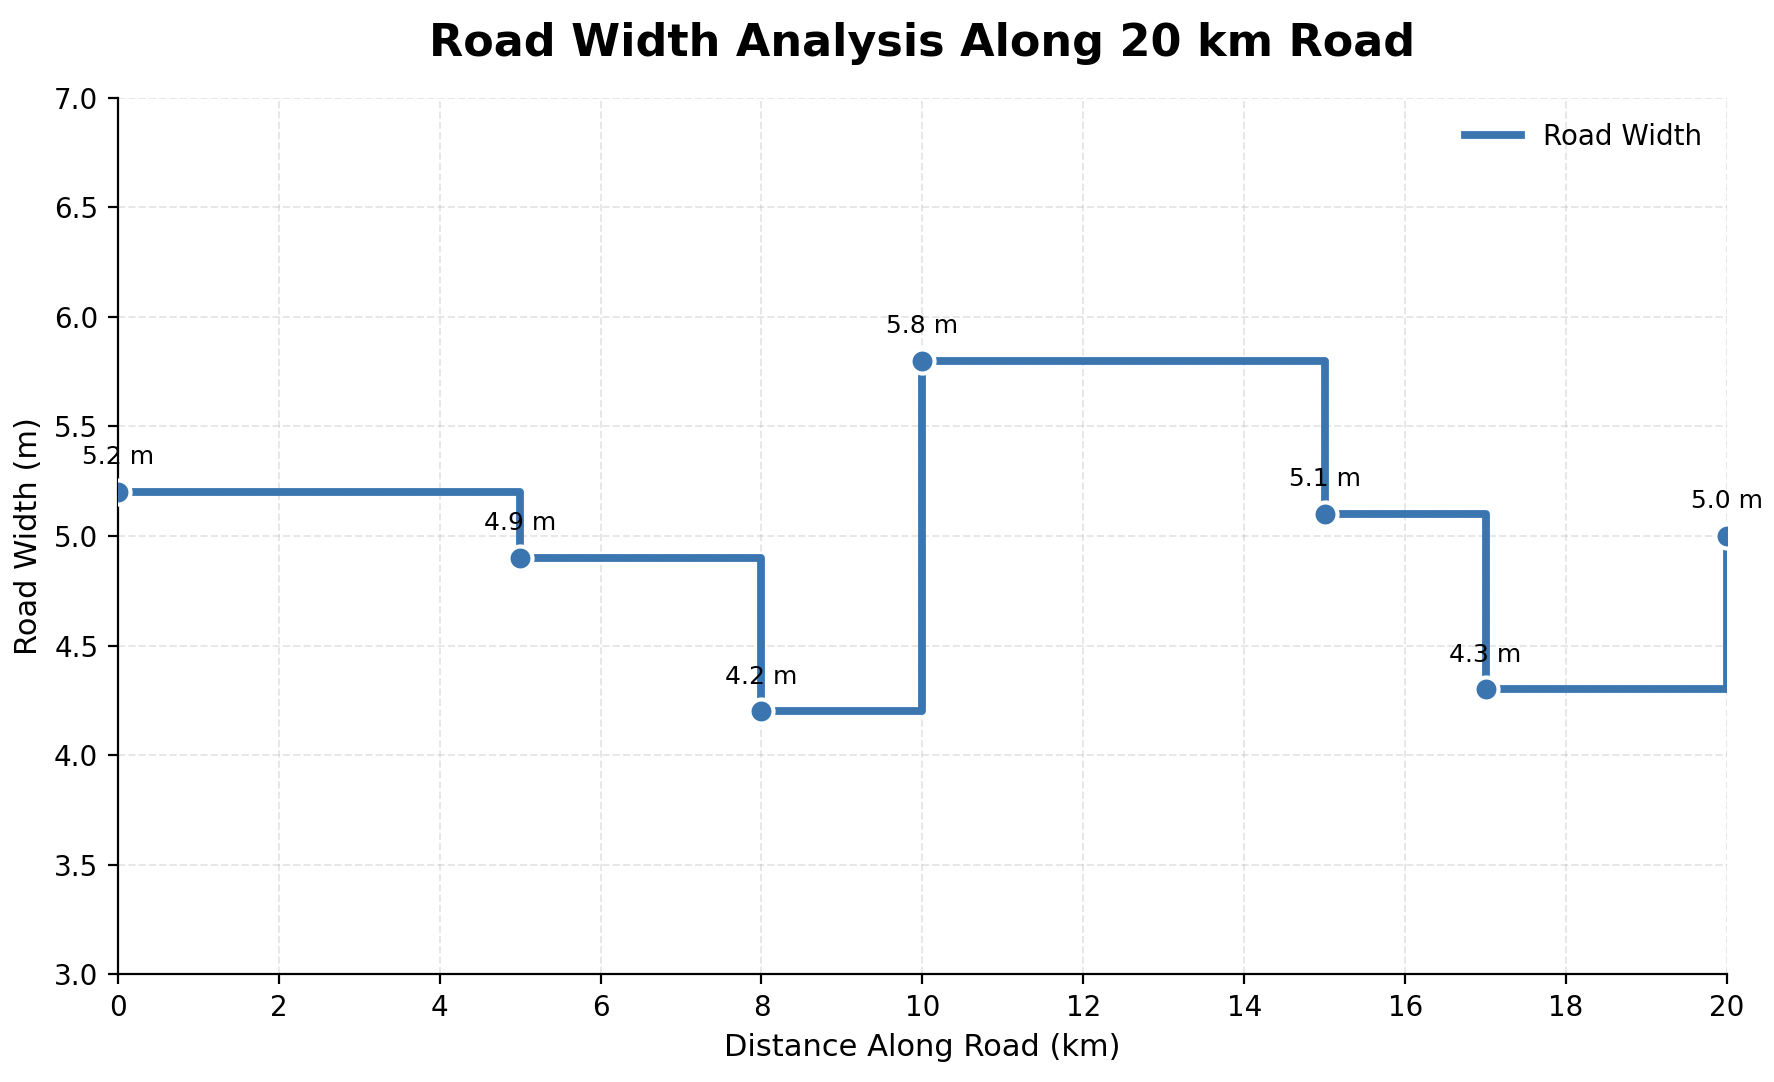

The Python source for this figure:


import numpy as np
import pandas as pd
import matplotlib.pyplot as plt

# Road-width measurements along a 20 km road
km = np.array([0, 5, 8, 10, 15, 17, 20])
width = np.array([5.2, 4.9, 4.2, 5.8, 5.1, 4.3, 5.0])

df = pd.DataFrame({
    "Distance (km)": km,
    "Road Width (m)": width
})

plt.figure(figsize=(10, 5.5))

# Step graph
plt.step(
    df["Distance (km)"],
    df["Road Width (m)"],
    where="post",
    linewidth=2.8,
    label="Road Width"
)

# Measurement points
plt.scatter(
    df["Distance (km)"],
    df["Road Width (m)"],
    s=75,
    edgecolor="white",
    linewidth=1.5,
    zorder=3
)

# Value labels
for x, y in zip(km, width):
    plt.annotate(
        f"{y:.1f} m",
        (x, y),
        xytext=(0, 10),
        textcoords="offset points",
        ha="center",
        fontsize=9
    )

plt.title(
    "Road Width Analysis Along 20 km Road",
    fontsize=16,
    fontweight="bold",
    pad=15
)

plt.xlabel("Distance Along Road (km)", fontsize=11)
plt.ylabel("Road Width (m)", fontsize=11)

plt.xlim(0, 20)
plt.ylim(3, 7)

plt.xticks(np.arange(0, 21, 2))
plt.yticks(np.arange(3, 7.1, 0.5))

plt.grid(True, linestyle="--", linewidth=0.7, alpha=0.3)

plt.gca().spines["top"].set_visible(False)
plt.gca().spines["right"].set_visible(False)

plt.legend(frameon=False, loc="upper right")

plt.tight_layout()
plt.show()
